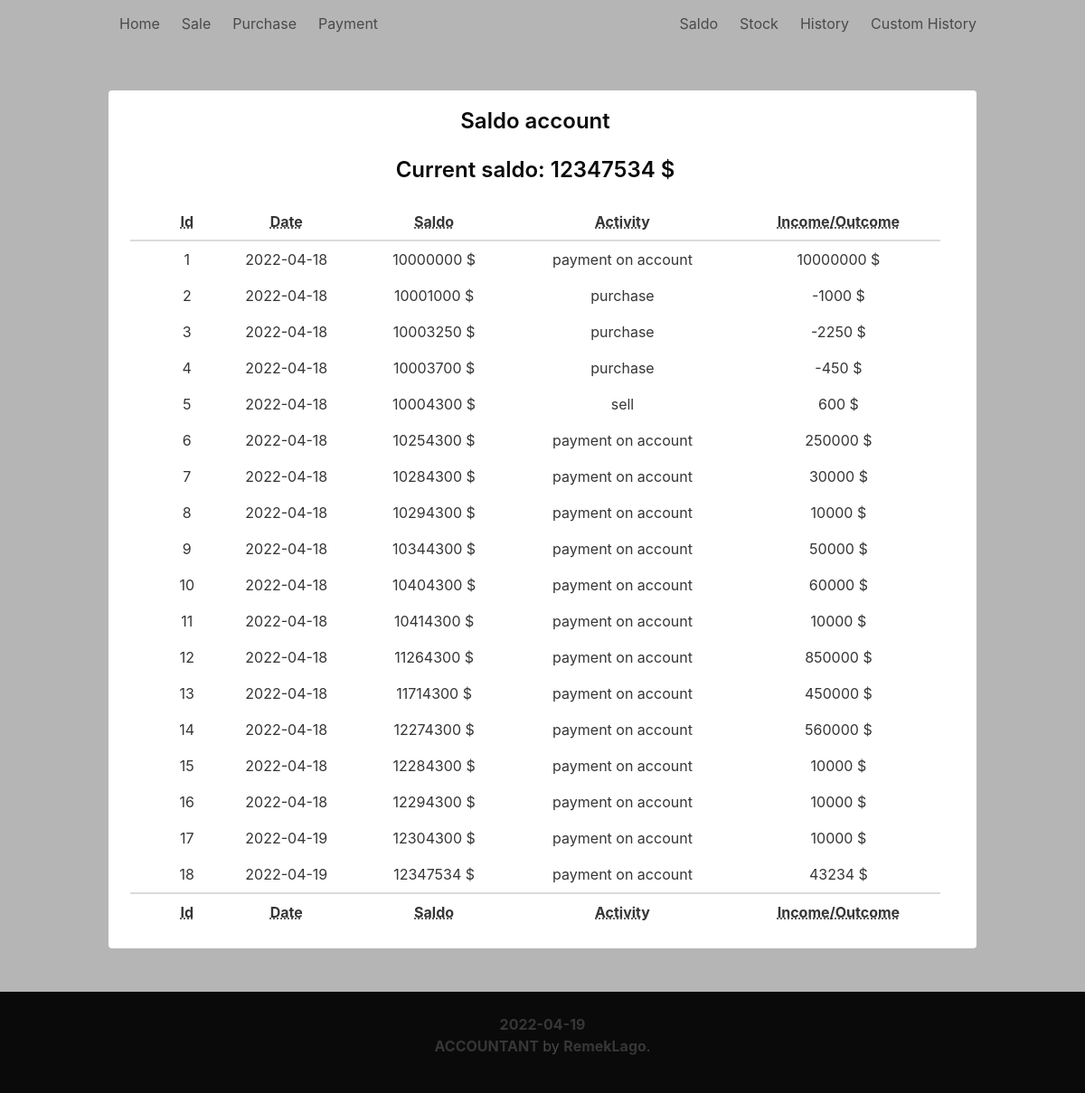
Page /saldo on the committed database.
### app/models.py (models this page shows, shortened)
class SaldoTable(db.Model):
    id = db.Column(db.Integer, primary_key=True)
    payment = db.Column(db.Integer)
    saldo = db.Column(db.Integer)
    status = db.Column(db.String(16))
    date = db.Column(db.DateTime, default=datetime.utcnow)

### app/routes.py (the view)
@app.route('/saldo')
def saldo():
    today = datetime.now().date()
    saldo = SaldoTable.query.all()
    n = len(SaldoTable.query.all())
    current_saldo = (SaldoTable.query.filter(SaldoTable.id==n).all())[0].saldo
    return render_template('saldo.html', title='Saldo', saldo=saldo, today=today, current_saldo=current_saldo)

### app/templates/saldo.html
{% extends "base.html" %}
{% block content %}
<div class="container">
  <div class="notification has-background-white">
    <div class="title has-text-black title is-4">
        <p>Saldo account</p>
        <br>
        <p> Current saldo: {{ current_saldo }} $</p>
    </div>
      <table class="table is-fullwidth is-striped is-hoverable">
        <thead>
          <tr>
            <th></th>
            <th><abbr title="Id">Id</abbr></th>
            <th><abbr title="Date">Date</abbr></th>
            <th><abbr title="Saldo">Saldo</abbr></th>
            <th><abbr title="Activity">Activity</abbr></th>
            <th><abbr title="Income/Outcome">Income/Outcome</abbr></th>
          </tr>
        </thead>
      {% for idx in saldo %}
        <tbody>
          <tr>
            <td></td>
            <td>{{ idx.id}}</td>
            <td>{{ idx.date.strftime('%Y-%m-%d') }}</td>
            <td>{{ idx.saldo }} $</td>
            <td>{{ idx.status }} </td>
            <td>{{ idx.payment }} $</td>
          </tr>
        </tbody>
      {% endfor %}
        <tfoot>
          <tr>
            <th></th>
            <th><abbr title="Id">Id</abbr></th>
            <th><abbr title="Date">Date</abbr></th>
            <th><abbr title="Saldo">Saldo</abbr></th>
            <th><abbr title="Activity">Activity</abbr></th>
            <th><abbr title="Income/Outcome">Income/Outcome</abbr></th>
          </tr>
        </tfoot>
      </table>
    </div>
  </div>
</div>
{% endblock %}

### rows in the picture
SaldoTable: saldo "12347534", id "18", date "2022-04-19", status "payment on account", payment "43234"
SaldoTable: id "1", date "2022-04-18", saldo "10000000", status "payment on account", payment "10000000"
SaldoTable: id "2", date "2022-04-18", saldo "10001000", status "purchase", payment "-1000"
SaldoTable: id "3", date "2022-04-18", saldo "10003250", status "purchase", payment "-2250"
SaldoTable: id "4", date "2022-04-18", saldo "10003700", status "purchase", payment "-450"
SaldoTable: id "5", date "2022-04-18", saldo "10004300", status "sell", payment "600"
SaldoTable: id "6", date "2022-04-18", saldo "10254300", status "payment on account", payment "250000"
SaldoTable: id "7", date "2022-04-18", saldo "10284300", status "payment on account", payment "30000"
SaldoTable: id "8", date "2022-04-18", saldo "10294300", status "payment on account", payment "10000"
SaldoTable: id "9", date "2022-04-18", saldo "10344300", status "payment on account", payment "50000"
SaldoTable: id "10", date "2022-04-18", saldo "10404300", status "payment on account", payment "60000"
SaldoTable: id "11", date "2022-04-18", saldo "10414300", status "payment on account", payment "10000"
SaldoTable: id "12", date "2022-04-18", saldo "11264300", status "payment on account", payment "850000"
SaldoTable: id "13", date "2022-04-18", saldo "11714300", status "payment on account", payment "450000"
SaldoTable: id "14", date "2022-04-18", saldo "12274300", status "payment on account", payment "560000"
SaldoTable: id "15", date "2022-04-18", saldo "12284300", status "payment on account", payment "10000"
SaldoTable: id "16", date "2022-04-18", saldo "12294300", status "payment on account", payment "10000"
SaldoTable: id "17", date "2022-04-19", saldo "12304300", status "payment on account", payment "10000"
